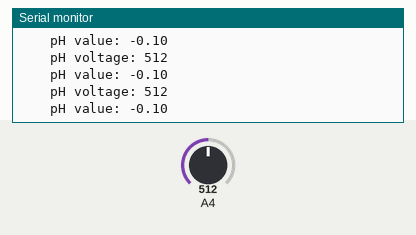
The sketch below on a simulated Arduino Uno, built with avr-gcc and run on an emulated ATmega328P. Shown: the last lines printed to the serial monitor. The inputs (shaded band) are chosen by the test bench; at power-on: A4 = 512.

Above: at 1.2 s.
1.3 s: A4 set to 716
At 1.62 s:
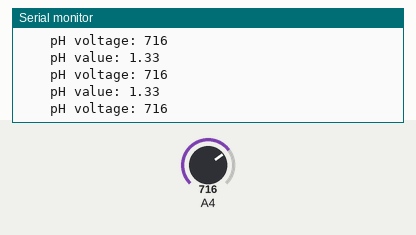
4.3 s: A4 set to 900
At 4.35 s:
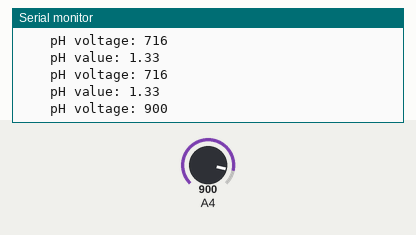
5.8 s: A4 set to 1023
At 5.87 s:
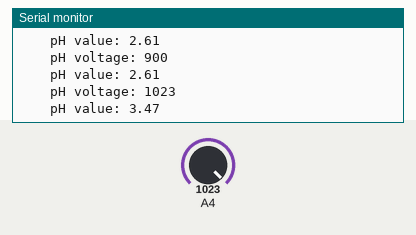
Timing chart, 0 to 8.8 s (numbered marks = the images above; inputs shaded):
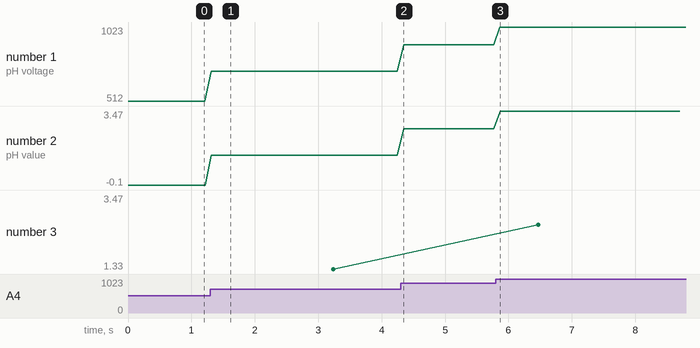

The sketch:

ph-sensor.ino
```cpp
#include "sensors.hpp"

PHSensor phSensor(26);

void setup()
{
  Serial.begin(115200);
}
void loop() {
  for (int i = 0; i < 32; i++){
    phSensor.sample();
    delay(100);
  }
  Serial.println(phSensor.getValue());
}
```

sensors.cpp
```cpp
#include "sensors.hpp"
#include "Arduino.h"

#define PH_SLOPE 143.133
#define PH_OFFSET 526.035

/// @brief Default constructor for the base Sensor class.
Sensor::Sensor(){
    pin = 0;
    index = 0;
    memset(sampleArr, 0, NUM_SAMPLES);
}

/// @brief Adds a single sample to the sample array.
/// @return The value of the sample taken.
float Sensor::sample(){
    float sample = analogRead(pin);
    sampleArr[index] = sample;
    index = (index == NUM_SAMPLES - 1) ? 0 : index + 1;
    return sample;
}

/// @brief Sorts the samples and returns the median value.
/// @return The median value of the samples taken.
float Sensor::getValue(){
    sort();
    return sampleArr[NUM_SAMPLES / 2];
}

/// @brief Sorts the sample array by value so that the median can be found.
void Sensor::sort()
{
    int i, j;
    bool swapped;
    for (i = 0; i < NUM_SAMPLES - 1; i++) {
        swapped = false;
        for (j = 0; j < NUM_SAMPLES - i - 1; j++) {
            if (sampleArr[j] >sampleArr[j + 1]) {
                float tmp = sampleArr[j];
                sampleArr[j] = sampleArr[j + 1];
                sampleArr[j + 1] = tmp;
                swapped = true;
            }
        }

        // If no two elements were swapped
        // by inner loop, then break
        if (swapped == false)
            break;
    }
}

/// @brief Constructor for the TemperatureSensor class.
/// @param pinNum The pin number connected to the temperature sensor.
TemperatureSensor::TemperatureSensor(int pinNum){
    pin = pinNum;
    tempSensor = DS18B20(pin);
}

/// @brief Adds a single sample to the sample array.
/// @return The value of the sample taken.
float TemperatureSensor::sample(){
    float sample = tempSensor.getTempF();
    sampleArr[index] = sample;
    index = (index == NUM_SAMPLES - 1) ? 0 : index + 1;
    return sample;
}

/// @brief Constructor for the pH sensor class
/// @param pinNum The pin number connected to the pH sensor
PHSensor::PHSensor(int pinNum){
    pin = pinNum;
}

/// @brief Adds a single sample to the sample array.
/// @return The value of the sample taken.
float PHSensor::sample(){
    float sample = ((float) analogRead(pin) - PH_OFFSET) / PH_SLOPE;
    Serial.print("    pH voltage: ");
    Serial.println(analogRead(pin));
    Serial.print("    pH value: ");
    Serial.println(sample);
    sampleArr[index] = sample;
    index = (index == NUM_SAMPLES - 1) ? 0 : index + 1;
    return sample;
}

/// @brief Default constructor for DistanceSensor class
/// @param rx Receiver pin for serial communication
/// @param tx Transmission pin for serial communication
DistanceSensor::DistanceSensor(int rx, int tx){
    SoftwareSerial serialComm(rx,tx);
}

/// @brief Gets distance value from DistanceSensor
/// @return Distance in centimeters (-1.0 if error)
float DistanceSensor::getValue(){
    unsigned char data[4] = {};

    // Get 4 bytes of data
    do{
        for (int i = 0; i < 4; i++){
            data[i] = serialComm.read();
        }
    } while (serialComm.read() == 0xff);

    serialComm.flush();

    // Calculate and return distance in cm
    if (data[0] == 0xff){
        int sum = (data[0] + data[1] + data[2]) & 0x00FF;

        if (sum == data[3]){
            return ((float) (data[1] << 8) + data[2]) / 10;
        }
    }
    // If error, return -1.0
    else return -1.0f;
}
```

sensors.hpp
```cpp
#include <DS18B20.h>
#include <SoftwareSerial.h>
#define NUM_SAMPLES 32

class Sensor{
    public:
        Sensor();

        float sample();

        float getValue();
    protected:
        void sort();

        int pin;
        int index;
        float sampleArr[NUM_SAMPLES];
};

class TemperatureSensor : public Sensor {
    public:
        TemperatureSensor(int pin);

        float sample();
    private:
        DS18B20 tempSensor = DS18B20(2);
};

class PHSensor : public Sensor {
    public:
        PHSensor(int pin);

        float sample();
};

class DistanceSensor {
    public:
        DistanceSensor(int rxPin, int txPin);

        float getValue();
    private:
        SoftwareSerial serialComm;
};
```

Measured:
- after the input at 1.3 s, the serial monitor: prints a new line at once (image 1)
- after the input at 4.3 s, the serial monitor: prints a new line after 0.05 s (image 2)
- after the input at 5.8 s, the serial monitor: prints a new line after 0.07 s (image 3)
- plotted number 1: 512 → 716 after the input at 1.3 s, 716 → 900 after the input at 4.3 s, 900 → 1023 after the input at 5.8 s
- plotted number 2: -0.1 → 1.33 after the input at 1.3 s, 1.33 → 2.61 after the input at 4.3 s, 2.61 → 3.47 after the input at 5.8 s
- plotted number 3: 1.33 → 3.47 after the input at 5.8 s
